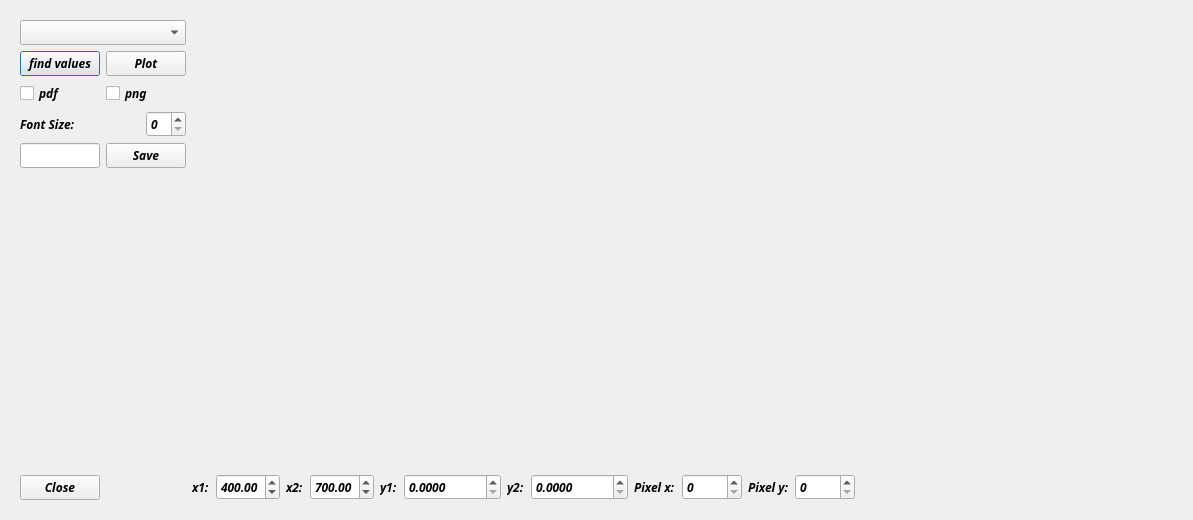
<?xml version="1.0" encoding="UTF-8"?>
<ui version="4.0">
 <class>Echelle</class>
 <widget class="QDialog" name="Echelle">
  <property name="geometry">
   <rect>
    <x>0</x>
    <y>0</y>
    <width>1193</width>
    <height>520</height>
   </rect>
  </property>
  <property name="font">
   <font>
    <family>Ubuntu Mono</family>
    <weight>75</weight>
    <italic>true</italic>
    <bold>true</bold>
   </font>
  </property>
  <property name="windowTitle">
   <string>Dialog</string>
  </property>
  <layout class="QGridLayout" name="gridLayout">
   <item row="0" column="0">
    <widget class="QScrollArea" name="scrollArea">
     <property name="frameShape">
      <enum>QFrame::NoFrame</enum>
     </property>
     <property name="widgetResizable">
      <bool>true</bool>
     </property>
     <widget class="QWidget" name="scrollAreaWidgetContents">
      <property name="geometry">
       <rect>
        <x>0</x>
        <y>0</y>
        <width>1175</width>
        <height>502</height>
       </rect>
      </property>
      <layout class="QHBoxLayout" name="horizontalLayout_5">
       <item>
        <layout class="QVBoxLayout" name="verticalLayout">
         <item>
          <widget class="QComboBox" name="comboBox"/>
         </item>
         <item>
          <layout class="QHBoxLayout" name="horizontalLayout">
           <item>
            <widget class="QPushButton" name="pushButton_3">
             <property name="sizePolicy">
              <sizepolicy hsizetype="Maximum" vsizetype="Fixed">
               <horstretch>0</horstretch>
               <verstretch>0</verstretch>
              </sizepolicy>
             </property>
             <property name="text">
              <string>find values</string>
             </property>
            </widget>
           </item>
           <item>
            <widget class="QPushButton" name="pushButton_2">
             <property name="sizePolicy">
              <sizepolicy hsizetype="Maximum" vsizetype="Fixed">
               <horstretch>0</horstretch>
               <verstretch>0</verstretch>
              </sizepolicy>
             </property>
             <property name="text">
              <string>Plot</string>
             </property>
            </widget>
           </item>
          </layout>
         </item>
         <item>
          <layout class="QHBoxLayout" name="horizontalLayout_2">
           <item>
            <widget class="QCheckBox" name="checkBox_16">
             <property name="text">
              <string>pdf</string>
             </property>
            </widget>
           </item>
           <item>
            <widget class="QCheckBox" name="checkBox_17">
             <property name="text">
              <string>png</string>
             </property>
            </widget>
           </item>
          </layout>
         </item>
         <item>
          <layout class="QHBoxLayout" name="horizontalLayout_6">
           <item>
            <widget class="QLabel" name="label_7">
             <property name="text">
              <string>Font Size:</string>
             </property>
            </widget>
           </item>
           <item>
            <widget class="QSpinBox" name="spinBox_3">
             <property name="sizePolicy">
              <sizepolicy hsizetype="Maximum" vsizetype="Fixed">
               <horstretch>0</horstretch>
               <verstretch>0</verstretch>
              </sizepolicy>
             </property>
            </widget>
           </item>
          </layout>
         </item>
         <item>
          <layout class="QHBoxLayout" name="horizontalLayout_3">
           <item>
            <widget class="QLineEdit" name="lineEdit">
             <property name="sizePolicy">
              <sizepolicy hsizetype="Preferred" vsizetype="Fixed">
               <horstretch>0</horstretch>
               <verstretch>0</verstretch>
              </sizepolicy>
             </property>
            </widget>
           </item>
           <item>
            <widget class="QPushButton" name="pushButton_4">
             <property name="sizePolicy">
              <sizepolicy hsizetype="Maximum" vsizetype="Fixed">
               <horstretch>0</horstretch>
               <verstretch>0</verstretch>
              </sizepolicy>
             </property>
             <property name="text">
              <string>Save</string>
             </property>
            </widget>
           </item>
          </layout>
         </item>
         <item>
          <spacer name="verticalSpacer">
           <property name="orientation">
            <enum>Qt::Vertical</enum>
           </property>
           <property name="sizeHint" stdset="0">
            <size>
             <width>20</width>
             <height>40</height>
            </size>
           </property>
          </spacer>
         </item>
         <item>
          <widget class="QPushButton" name="pushButton">
           <property name="sizePolicy">
            <sizepolicy hsizetype="Maximum" vsizetype="Fixed">
             <horstretch>0</horstretch>
             <verstretch>0</verstretch>
            </sizepolicy>
           </property>
           <property name="text">
            <string>Close</string>
           </property>
          </widget>
         </item>
        </layout>
       </item>
       <item>
        <layout class="QVBoxLayout" name="verticalLayout_2">
         <item>
          <widget class="QCustomPlot" name="customPlot" native="true">
           <property name="sizePolicy">
            <sizepolicy hsizetype="Expanding" vsizetype="Expanding">
             <horstretch>0</horstretch>
             <verstretch>0</verstretch>
            </sizepolicy>
           </property>
           <property name="minimumSize">
            <size>
             <width>0</width>
             <height>300</height>
            </size>
           </property>
          </widget>
         </item>
         <item>
          <layout class="QHBoxLayout" name="horizontalLayout_4">
           <item>
            <widget class="QLabel" name="label">
             <property name="text">
              <string>x1:</string>
             </property>
            </widget>
           </item>
           <item>
            <widget class="QDoubleSpinBox" name="doubleSpinBox">
             <property name="minimum">
              <double>99.000000000000000</double>
             </property>
             <property name="maximum">
              <double>999.000000000000000</double>
             </property>
             <property name="value">
              <double>400.000000000000000</double>
             </property>
            </widget>
           </item>
           <item>
            <widget class="QLabel" name="label_2">
             <property name="text">
              <string>x2:</string>
             </property>
            </widget>
           </item>
           <item>
            <widget class="QDoubleSpinBox" name="doubleSpinBox_2">
             <property name="minimum">
              <double>99.000000000000000</double>
             </property>
             <property name="maximum">
              <double>999.000000000000000</double>
             </property>
             <property name="value">
              <double>700.000000000000000</double>
             </property>
            </widget>
           </item>
           <item>
            <widget class="QLabel" name="label_3">
             <property name="text">
              <string>y1:</string>
             </property>
            </widget>
           </item>
           <item>
            <widget class="QDoubleSpinBox" name="doubleSpinBox_3">
             <property name="decimals">
              <number>4</number>
             </property>
             <property name="maximum">
              <double>999999.000000000000000</double>
             </property>
            </widget>
           </item>
           <item>
            <widget class="QLabel" name="label_4">
             <property name="text">
              <string>y2:</string>
             </property>
            </widget>
           </item>
           <item>
            <widget class="QDoubleSpinBox" name="doubleSpinBox_4">
             <property name="decimals">
              <number>4</number>
             </property>
             <property name="maximum">
              <double>999999.000000000000000</double>
             </property>
            </widget>
           </item>
           <item>
            <widget class="QLabel" name="label_5">
             <property name="text">
              <string>Pixel x:</string>
             </property>
            </widget>
           </item>
           <item>
            <widget class="QSpinBox" name="spinBox">
             <property name="maximum">
              <number>99999</number>
             </property>
            </widget>
           </item>
           <item>
            <widget class="QLabel" name="label_6">
             <property name="text">
              <string>Pixel y:</string>
             </property>
            </widget>
           </item>
           <item>
            <widget class="QSpinBox" name="spinBox_2">
             <property name="maximum">
              <number>99999</number>
             </property>
            </widget>
           </item>
           <item>
            <spacer name="horizontalSpacer_3">
             <property name="orientation">
              <enum>Qt::Horizontal</enum>
             </property>
             <property name="sizeHint" stdset="0">
              <size>
               <width>40</width>
               <height>20</height>
              </size>
             </property>
            </spacer>
           </item>
          </layout>
         </item>
        </layout>
       </item>
      </layout>
     </widget>
    </widget>
   </item>
  </layout>
 </widget>
 <customwidgets>
  <customwidget>
   <class>QCustomPlot</class>
   <extends>QWidget</extends>
   <header>qcustomplot.h</header>
   <container>1</container>
  </customwidget>
 </customwidgets>
 <resources/>
 <connections>
  <connection>
   <sender>pushButton</sender>
   <signal>clicked()</signal>
   <receiver>Echelle</receiver>
   <slot>close()</slot>
   <hints>
    <hint type="sourcelabel">
     <x>111</x>
     <y>266</y>
    </hint>
    <hint type="destinationlabel">
     <x>143</x>
     <y>290</y>
    </hint>
   </hints>
  </connection>
 </connections>
</ui>
